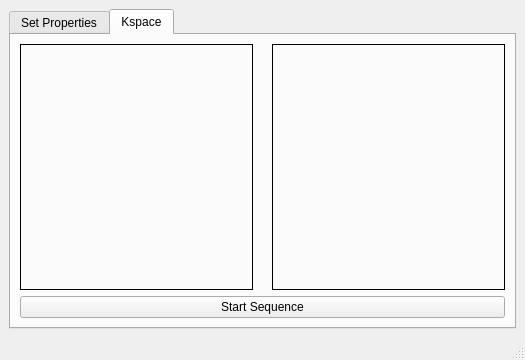
<?xml version="1.0" encoding="UTF-8"?>
<ui version="4.0">
 <class>MainWindow</class>
 <widget class="QMainWindow" name="MainWindow">
  <property name="geometry">
   <rect>
    <x>0</x>
    <y>0</y>
    <width>525</width>
    <height>360</height>
   </rect>
  </property>
  <property name="windowTitle">
   <string>MRI simulator</string>
  </property>
  <widget class="QWidget" name="centralwidget">
   <layout class="QVBoxLayout" name="verticalLayout_10">
    <item>
     <widget class="QTabWidget" name="tabWidget">
      <property name="currentIndex">
       <number>1</number>
      </property>
      <widget class="QWidget" name="tab1">
       <attribute name="title">
        <string>Set Properties</string>
       </attribute>
       <layout class="QVBoxLayout" name="verticalLayout_7">
        <item>
         <layout class="QHBoxLayout" name="horizontalLayout_11">
          <item>
           <layout class="QHBoxLayout" name="horizontalLayout_12">
            <item>
             <layout class="QVBoxLayout" name="verticalLayout_5">
              <item alignment="Qt::AlignVCenter">
               <widget class="QPushButton" name="btnBrowse">
                <property name="minimumSize">
                 <size>
                  <width>100</width>
                  <height>0</height>
                 </size>
                </property>
                <property name="text">
                 <string>Browse</string>
                </property>
               </widget>
              </item>
              <item>
               <spacer name="verticalSpacer_10">
                <property name="orientation">
                 <enum>Qt::Vertical</enum>
                </property>
                <property name="sizeType">
                 <enum>QSizePolicy::Fixed</enum>
                </property>
                <property name="sizeHint" stdset="0">
                 <size>
                  <width>20</width>
                  <height>20</height>
                 </size>
                </property>
               </spacer>
              </item>
              <item>
               <layout class="QHBoxLayout" name="horizontalLayout_13">
                <item>
                 <widget class="QPushButton" name="btnSheppCreate">
                  <property name="text">
                   <string>Shepp-Logan</string>
                  </property>
                 </widget>
                </item>
                <item>
                 <widget class="QComboBox" name="comboSheppSize">
                  <item>
                   <property name="text">
                    <string>128</string>
                   </property>
                  </item>
                  <item>
                   <property name="text">
                    <string>256</string>
                   </property>
                  </item>
                  <item>
                   <property name="text">
                    <string>512</string>
                   </property>
                  </item>
                 </widget>
                </item>
               </layout>
              </item>
             </layout>
            </item>
            <item>
             <spacer name="horizontalSpacer_3">
              <property name="orientation">
               <enum>Qt::Horizontal</enum>
              </property>
              <property name="sizeType">
               <enum>QSizePolicy::Fixed</enum>
              </property>
              <property name="sizeHint" stdset="0">
               <size>
                <width>20</width>
                <height>20</height>
               </size>
              </property>
             </spacer>
            </item>
            <item alignment="Qt::AlignHCenter">
             <widget class="QLabel" name="label_11">
              <property name="text">
               <string>Time Span</string>
              </property>
             </widget>
            </item>
            <item alignment="Qt::AlignLeft">
             <widget class="QLineEdit" name="plotTime">
              <property name="sizePolicy">
               <sizepolicy hsizetype="Minimum" vsizetype="Fixed">
                <horstretch>0</horstretch>
                <verstretch>0</verstretch>
               </sizepolicy>
              </property>
              <property name="minimumSize">
               <size>
                <width>40</width>
                <height>10</height>
               </size>
              </property>
             </widget>
            </item>
           </layout>
          </item>
         </layout>
        </item>
        <item>
         <layout class="QHBoxLayout" name="horizontalLayout_14">
          <item>
           <widget class="QLabel" name="phantomlbl">
            <property name="minimumSize">
             <size>
              <width>128</width>
              <height>128</height>
             </size>
            </property>
            <property name="mouseTracking">
             <bool>true</bool>
            </property>
            <property name="frameShape">
             <enum>QFrame::Box</enum>
            </property>
            <property name="text">
             <string/>
            </property>
           </widget>
          </item>
          <item>
           <spacer name="horizontalSpacer_18">
            <property name="orientation">
             <enum>Qt::Horizontal</enum>
            </property>
            <property name="sizeType">
             <enum>QSizePolicy::Fixed</enum>
            </property>
            <property name="sizeHint" stdset="0">
             <size>
              <width>10</width>
              <height>20</height>
             </size>
            </property>
           </spacer>
          </item>
          <item>
           <layout class="QVBoxLayout" name="verticalLayout_6">
            <item>
             <widget class="PlotWidget" name="graphicsPlotT1">
              <property name="sizePolicy">
               <sizepolicy hsizetype="Preferred" vsizetype="Preferred">
                <horstretch>0</horstretch>
                <verstretch>0</verstretch>
               </sizepolicy>
              </property>
              <property name="maximumSize">
               <size>
                <width>16777215</width>
                <height>16777215</height>
               </size>
              </property>
             </widget>
            </item>
            <item>
             <widget class="PlotWidget" name="graphicsPlotT2">
              <property name="sizePolicy">
               <sizepolicy hsizetype="Preferred" vsizetype="Preferred">
                <horstretch>0</horstretch>
                <verstretch>0</verstretch>
               </sizepolicy>
              </property>
              <property name="maximumSize">
               <size>
                <width>16777215</width>
                <height>16777215</height>
               </size>
              </property>
             </widget>
            </item>
           </layout>
          </item>
         </layout>
        </item>
        <item>
         <layout class="QHBoxLayout" name="horizontalLayout_15" stretch="0,0,0,0,0,0,0,0,0,0,0,0,0">
          <property name="sizeConstraint">
           <enum>QLayout::SetDefaultConstraint</enum>
          </property>
          <item>
           <widget class="QLabel" name="label_12">
            <property name="text">
             <string>Show</string>
            </property>
           </widget>
          </item>
          <item>
           <spacer name="horizontalSpacer_19">
            <property name="orientation">
             <enum>Qt::Horizontal</enum>
            </property>
            <property name="sizeType">
             <enum>QSizePolicy::Fixed</enum>
            </property>
            <property name="sizeHint" stdset="0">
             <size>
              <width>13</width>
              <height>20</height>
             </size>
            </property>
           </spacer>
          </item>
          <item>
           <widget class="QComboBox" name="comboViewMode">
            <item>
             <property name="text">
              <string>Phantom</string>
             </property>
            </item>
            <item>
             <property name="text">
              <string>T1</string>
             </property>
            </item>
            <item>
             <property name="text">
              <string>T2</string>
             </property>
            </item>
            <item>
             <property name="text">
              <string>PD</string>
             </property>
            </item>
           </widget>
          </item>
          <item>
           <spacer name="horizontalSpacer_20">
            <property name="orientation">
             <enum>Qt::Horizontal</enum>
            </property>
            <property name="sizeType">
             <enum>QSizePolicy::Fixed</enum>
            </property>
            <property name="sizeHint" stdset="0">
             <size>
              <width>140</width>
              <height>17</height>
             </size>
            </property>
           </spacer>
          </item>
          <item>
           <widget class="QLabel" name="label_13">
            <property name="text">
             <string>TE</string>
            </property>
           </widget>
          </item>
          <item>
           <widget class="QLineEdit" name="TimeEcho">
            <property name="maximumSize">
             <size>
              <width>40</width>
              <height>15</height>
             </size>
            </property>
           </widget>
          </item>
          <item>
           <spacer name="horizontalSpacer_21">
            <property name="orientation">
             <enum>Qt::Horizontal</enum>
            </property>
            <property name="sizeType">
             <enum>QSizePolicy::Fixed</enum>
            </property>
            <property name="sizeHint" stdset="0">
             <size>
              <width>13</width>
              <height>20</height>
             </size>
            </property>
           </spacer>
          </item>
          <item>
           <widget class="QLabel" name="label_14">
            <property name="text">
             <string>TR</string>
            </property>
           </widget>
          </item>
          <item>
           <widget class="QLineEdit" name="TimeRepeat">
            <property name="maximumSize">
             <size>
              <width>40</width>
              <height>15</height>
             </size>
            </property>
           </widget>
          </item>
          <item>
           <spacer name="horizontalSpacer_22">
            <property name="orientation">
             <enum>Qt::Horizontal</enum>
            </property>
            <property name="sizeType">
             <enum>QSizePolicy::Fixed</enum>
            </property>
            <property name="sizeHint" stdset="0">
             <size>
              <width>13</width>
              <height>20</height>
             </size>
            </property>
           </spacer>
          </item>
          <item>
           <widget class="QLabel" name="label_15">
            <property name="text">
             <string>FA</string>
            </property>
           </widget>
          </item>
          <item>
           <widget class="QLineEdit" name="FlipAngle">
            <property name="maximumSize">
             <size>
              <width>40</width>
              <height>15</height>
             </size>
            </property>
           </widget>
          </item>
          <item>
           <spacer name="horizontalSpacer_23">
            <property name="orientation">
             <enum>Qt::Horizontal</enum>
            </property>
            <property name="sizeType">
             <enum>QSizePolicy::Fixed</enum>
            </property>
            <property name="sizeHint" stdset="0">
             <size>
              <width>13</width>
              <height>20</height>
             </size>
            </property>
           </spacer>
          </item>
         </layout>
        </item>
       </layout>
      </widget>
      <widget class="QWidget" name="tab2">
       <attribute name="title">
        <string>Kspace</string>
       </attribute>
       <layout class="QVBoxLayout" name="verticalLayout_9">
        <item>
         <layout class="QHBoxLayout" name="horizontalLayout_17">
          <item>
           <widget class="QLabel" name="kspaceLbl">
            <property name="minimumSize">
             <size>
              <width>128</width>
              <height>128</height>
             </size>
            </property>
            <property name="mouseTracking">
             <bool>true</bool>
            </property>
            <property name="frameShape">
             <enum>QFrame::Box</enum>
            </property>
            <property name="text">
             <string/>
            </property>
           </widget>
          </item>
          <item>
           <spacer name="horizontalSpacer_24">
            <property name="orientation">
             <enum>Qt::Horizontal</enum>
            </property>
            <property name="sizeType">
             <enum>QSizePolicy::Fixed</enum>
            </property>
            <property name="sizeHint" stdset="0">
             <size>
              <width>13</width>
              <height>20</height>
             </size>
            </property>
           </spacer>
          </item>
          <item>
           <widget class="QLabel" name="imgFromKspace">
            <property name="frameShape">
             <enum>QFrame::Box</enum>
            </property>
            <property name="text">
             <string/>
            </property>
           </widget>
          </item>
         </layout>
        </item>
        <item>
         <widget class="QPushButton" name="startSeq">
          <property name="text">
           <string>Start Sequence</string>
          </property>
         </widget>
        </item>
       </layout>
      </widget>
     </widget>
    </item>
   </layout>
  </widget>
  <widget class="QMenuBar" name="menubar">
   <property name="geometry">
    <rect>
     <x>0</x>
     <y>0</y>
     <width>525</width>
     <height>18</height>
    </rect>
   </property>
  </widget>
  <widget class="QStatusBar" name="statusbar"/>
 </widget>
 <customwidgets>
  <customwidget>
   <class>PlotWidget</class>
   <extends>QGraphicsView</extends>
   <header>pyqtgraph.h</header>
  </customwidget>
 </customwidgets>
 <resources/>
 <connections/>
</ui>
